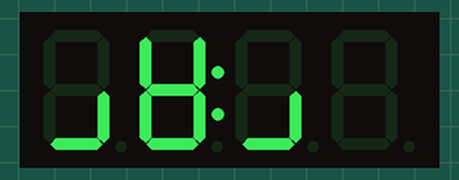
This sketch was run on a simulated Arduino Uno, built with avr-gcc and run on an emulated ATmega328P. Shown: 4-digit seven-segment display. Wiring (inferred from the names in the program): HT16K33 LED driver at I2C address 0x70.

Above: at 0.06 s.
At 2.5 s:
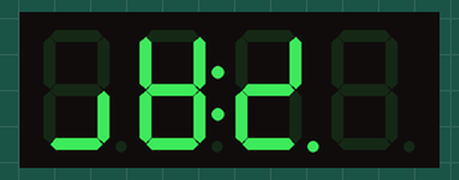
At 5.03 s:
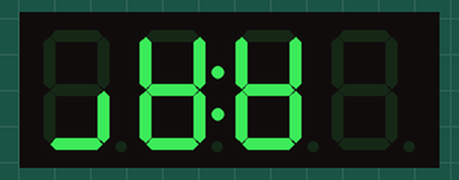
At 10.1 s:
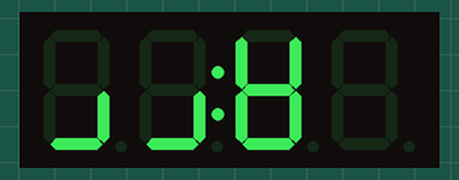
At 11.2 s:
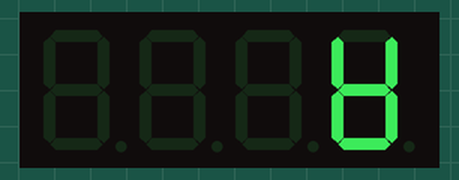
At 39.93 s:
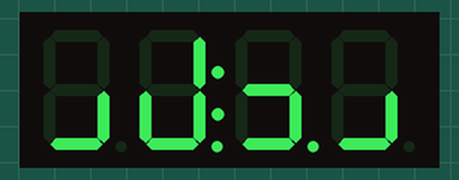

Measured:
- what the display in image 3 shows lasts 1.1 s, from 10.1 s to 11.2 s
- what the display in image 4 shows lasts 26.9 s, from 11.2 s to 38.1 s

The sketch:

HT16K33_7seg_260926.ino
```cpp
// test routine for HT16K33 dot LED driver
// made by Vaphio @ Sept.26, 2026
#include <Wire.h>

const uint8_t HT16K33_addr=0x70;
const uint8_t HT16K33_init[4] = {0x21, 0x81, 0xA0, 0xEA};
const uint8_t digit_code[16] = {0x7E, 0x0C, 0xB6, 0x9E, 0xCC, 0xDA, 0xFA, 0x0E, 0xFE, 0xDE, 0xEE, 0xF8, 0x72, 0xBC, 0xF2, 0xE2};
const int grn = 0;
const int red = 8;

uint8_t dram[16];

void setup() {
  Wire.begin();
  for (uint8_t cmd : HT16K33_init) {
    sendCmd(cmd);
  }
  clearAll();
  delay(10);
  Serial.begin(9600);
//  Serial.println("Start");
}

void loop() {
  int base = 1000;
  for (int i=0; i<100; i++) {
    base++;
    set4dig(base, grn);
    delay(100);
  }
  delay(1000);
  clearAll();
  for (int i=0; i<256; i++) {
    base++;
    setHex(base, red);
    delay(100);
  }
  delay(1000);
  clearAll();
  for (int i=0; i<50; i++) {
    base++;
    set4dig(base, grn);
    set4dig(base, red);
    delay(100);
  }
  delay(1000);
  clearAll();
  delay(1000);
}

void sendCmd(uint8_t cmd) {
  Wire.beginTransmission(HT16K33_addr);
  Wire.write(cmd);
  Wire.endTransmission();
}

void sendBlockCmd(uint8_t* data) {
  int size = sizeof(data) / sizeof(data[0]);
  Wire.beginTransmission(HT16K33_addr);
  for (int i=0; i<size; i++) {
    Wire.write(data[i]);
  }
  Wire.endTransmission();
  delay(10);
}

void setLED(int dig) {
  Wire.beginTransmission(HT16K33_addr);
  Wire.write(0x00);
  for (int i=0; i<dig; i++) {
    Wire.write(dram[i]);
  }
  Wire.endTransmission();
}

void set4dig(int num, int cl) {
  int dig[4];
  for (int i=0; i<4; i++) {
    dig[3-i] = num % 10;
    num = num / 10;
  }
  for (int i=0; i<4; i++) {
    setNum(i, dig[i], cl);
  }
}

void setNum(int dig, int num, int cl) {
  Wire.beginTransmission(HT16K33_addr);
  Wire.write(dig*2+cl);
  Wire.write(digit_code[num]);
  Wire.endTransmission();
}

void setHex(int num, int cl) {
  int dig[4];
  for (int i=0; i<4; i++) {
    dig[3-i] = num %16;
    num = num / 16;
  }
  for (int i=0; i<4; i++) {
    setNum(i, dig[i], cl);
  }
}

void setDram(uint8_t data) {
  for (int i=0; i<16; i++) {
    dram[i] = data;
  }
}

void clearAll() {
  Wire.beginTransmission(HT16K33_addr);
  Wire.write(0x00);
  for (int i=0; i<16; i++) {
    Wire.write(0x00);
  }
  Wire.endTransmission();
}
```
